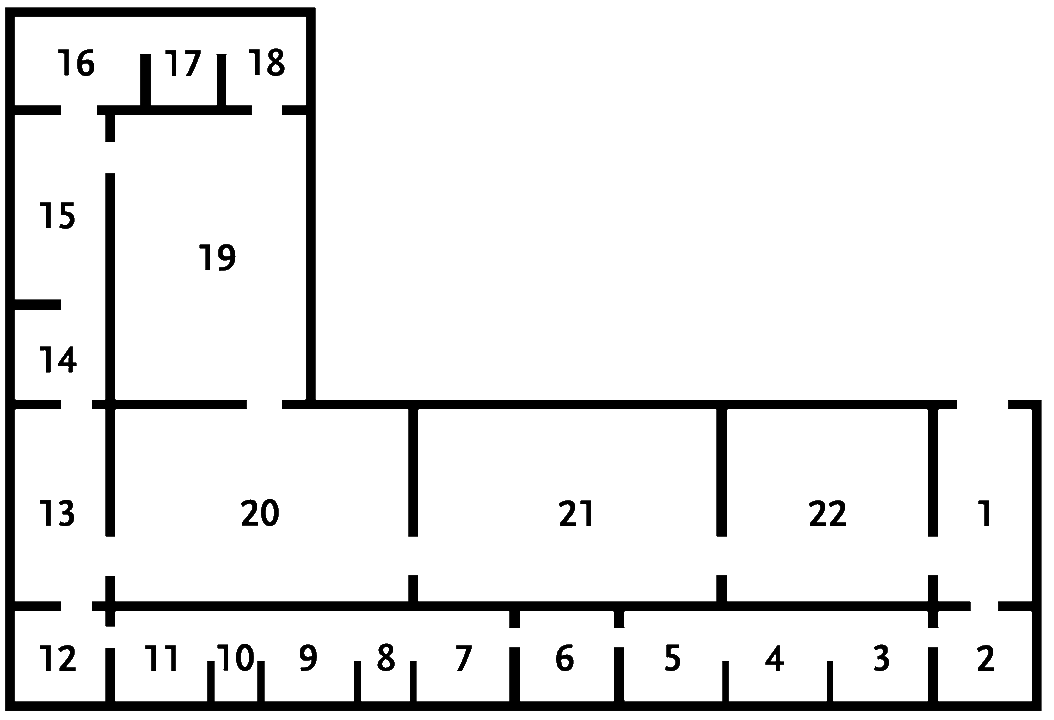
#> input picture PeopleLocalization/images/map.png, 1054 x 720 px
$ python main.py
#> lines starting #> are read from the running program, lines starting #| are printed output that depends on the picture; after the words box and inside, x2 and y2 are one past the last pixel; in counts of white or black regions, pixels touching at a corner belong together
import pandas as pd
import cv2

# positions taken from the resized map image
# ToDo: decide the shape of map.png that will be displayed to the user and store in this dict all rooms' centers
map_grid = {1: (281, 145), 2: (281, 187), 3: (251, 187), 4: (221, 187), 5: (182, 187)}


# takes as input a name of a painting and find in which room the painting is
def get_room(id):
#> called with id = "Sant'Antonio da Padova"
    with open('data.csv') as f:
#> (reads PeopleLocalization/data.csv from the repository)
        df = pd.read_csv(f)
        room = df.loc[df['Title'] == id].iloc[0]['Room']
    return room


# print on map.png a red circle on the room passed as input
# useful for user visualization (this function will be used to display on GUI where a person is)
def print_on_map(room):
#> called with room = 4
    map = cv2.imread('images/map.png')
#> map is the input picture: shape (720, 1054, 3); min 0, max 255, mean 232.2
    height, width, depth = map.shape
#> height = 720; width = 1054; depth = 3
    imgScale = 300 / width
#> imgScale = 0.285
    newX, newY = map.shape[1] * imgScale, map.shape[0] * imgScale
#> newX = 300; newY = 204.9
    new_map = cv2.resize(map, (int(newX), int(newY)))
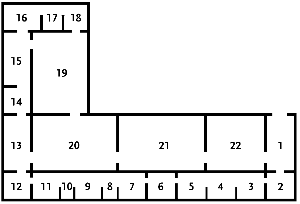
#> new_map: shape (204, 300, 3); min 0, max 255, mean 232
    center = map_grid[room]
    cv2.circle(new_map, center, 10, (0, 0, 255), -1)
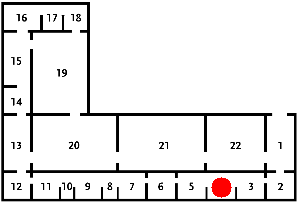
#> new_map: shape (204, 300, 3); 0.52% of pixels changed, all inside (x1, y1, x2, y2) = (211, 177, 232, 198)
    cv2.imshow('map', new_map)
    cv2.waitKey()


if __name__ == "__main__":
    room = get_room("Sant'Antonio da Padova")
    print_on_map(room)
